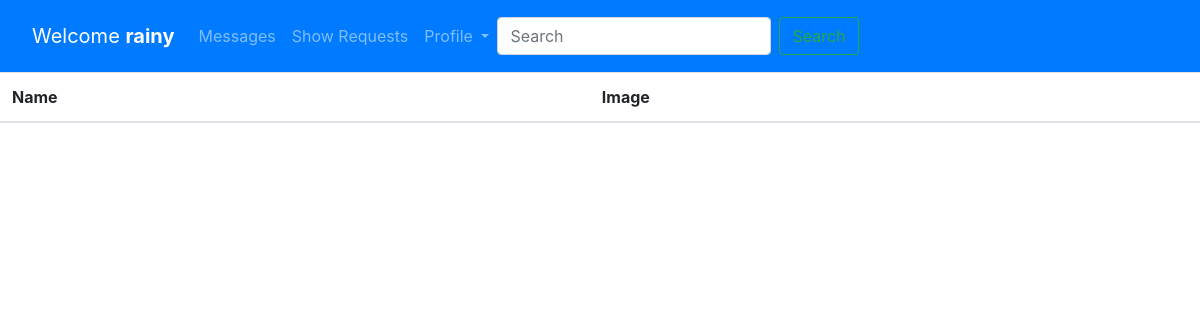
Page /home/friendlist/ (signed in) on the earlier database version.
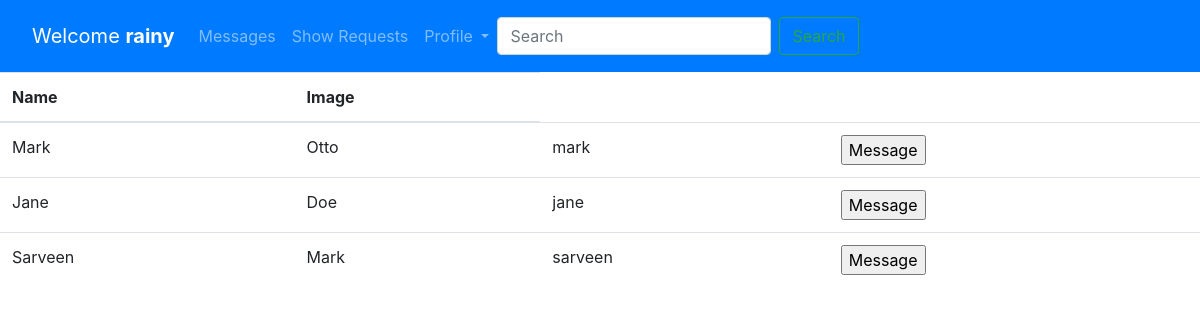
Same page on the later database version.
### friends/models.py (models this page shows, shortened)
class Connections(models.Model):
    person = models.ForeignKey(Friends, on_delete=models.CASCADE, related_name='person')
    connected_to = models.ForeignKey(Friends, on_delete=models.CASCADE, related_name='connected_to')

class Friends(models.Model):
    first_name = models.CharField(max_length=50)
    last_name = models.CharField(max_length=50)
    email_id = models.EmailField(max_length=80)
    username = models.CharField(max_length=50, null=False)
    password = models.CharField(max_length=32)
    city = models.CharField(max_length=30)
    state = models.CharField(max_length=30)
    zip_code = models.CharField(max_length=10)

### friends/views.py (the view)
# urls.py: url(r'friendlist/', views.friend_list, name='friendlist'),
def friend_list(request):
    current_user = get_current_user(request)
    friends = Connections.objects.filter(Q(person=current_user.pk) | Q(connected_to=current_user.pk))
    return render(request, 'friends_details.html', context={'title':'Login', 'username':request.session['username'], 'friends':friends, 'current_user_name':current_user.username})

### friends/views.py (called while the page is built)
def get_current_user(request):
    if request.session:
        return Friends.objects.get(username = request.session['username'])

### friends/templates/friends_details.html (shortened to what this page needs)
{% extends 'user_data.html' %}
{% block listview %}
<table class="table">
        <thead>
          <tr>
            <th scope="col">Name</th>
            <th scope="col">Image</th>
          </tr>
        </thead>
        <tbody>
          {% for friend in friends %}
          <form action="{% url 'messages' %}" method = "GET">
            <tr>
                <td>
                    {% if friend.connected_to.username == current_user_name %}
                      {{ friend.person.first_name }}
                    {% else %}
                      {{ friend.connected_to.first_name }}
                    {% endif %}
                </td>
                <td>
                    {% if friend.connected_to.username == current_user_name %}
                      {{ friend.person.last_name }}
                    {% else %}
                      {{ friend.connected_to.last_name }}
                    {% endif %}
                </td>
                <td>
                    {% if friend.connected_to.username == current_user_name %}
                      {{ friend.person.username }}
                    {% else %}
                      {{ friend.connected_to.username }}
                    {% endif %}
                </td>
                <td>
                    <input type="submit" name="message" value="Message" />
                </td>
            </tr>
          </form>
          {% endfor %}
        </tbody>
      </table>
{% endblock %}

### friends/templates/user_data.html (shortened to what this page needs)
{% extends 'base.html' %}
{% block content %}
<nav class="navbar navbar-dark bg-primary">
    <nav class="navbar navbar-expand-lg navbar-light bg-blue">
        <a class="navbar-brand" href="#">Welcome <b> {{ username }} </b> </a>
        <div class="collapse navbar-collapse" id="navbarSupportedContent">
          <ul class="navbar-nav mr-auto">
            <li class="nav-item">
              <a class="nav-link" href="{% url 'friendlist' %}">Messages</a>
            </li>
            <li class="nav-item">
              <a class="nav-link" href="{% url 'showrequests' %} ">Show Requests</a>
            </li>
            <li class="nav-item dropdown">
              <a class="nav-link dropdown-toggle" href="#" id="navbarDropdown" role="button" data-toggle="dropdown" aria-haspopup="true" aria-expanded="false">
                Profile
              </a>
            </li>
          </ul>
          <div class="justify-right">
            <form class="form-inline my-2 my-lg-0 " method="POST" action="{% url 'searchlist' %}">
                <input class="form-control mr-sm-2" type="search" name="searchbar" placeholder="Search" aria-label="Search">
                <button class="btn btn-outline-success my-2 my-sm-0" type="submit">Search</button>
            </form>
        </div>
        </div>
      </nav>
</nav>
<div>
    {% block listview %}
    {% endblock %}
</div>
{% endblock content %}

### friends/templates/base.html (shortened to what this page needs)
<!doctype html>
<html lang="en">
  <head>
    <link rel="stylesheet" href="https://stackpath.bootstrapcdn.com/bootstrap/4.1.1/css/bootstrap.min.css">
  </head>
  <body>
    {% block content %}
    {% endblock %}
  </body>
</html>

Differences in the rows shown:
added Connections: person.first_name "Mark", person.last_name "Otto", person.username "mark"
added Connections: person.first_name "Jane", person.last_name "Doe", person.username "jane"
added Connections: person.first_name "Sarveen", person.last_name "Mark", person.username "sarveen"
